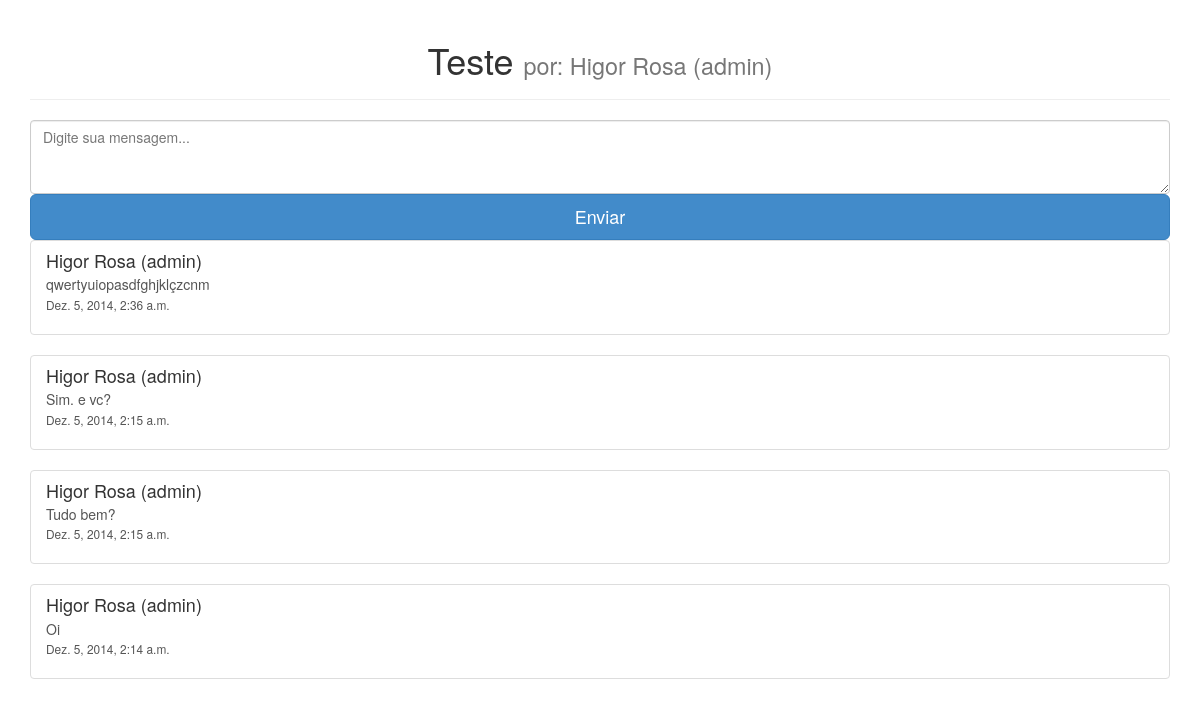
/topic/4 (signed in), run on the app's committed database.
### core/models.py (models this page shows, shortened)
class BaseModel(Model):
    is_active = BooleanField(default=True)
    creation_date = DateTimeField(auto_now_add=True, verbose_name=u"Data de criação")
    modification_date = DateTimeField(auto_now=True, verbose_name=u"Data de modificação")
    class Meta:
        abstract = True

class Topic(BaseModel):
    name = CharField(max_length=150, verbose_name=u"Nome")
    user = ForeignKey(User, verbose_name=u"Criador")
    latitude = FloatField(verbose_name=u"Latitude", default=0)
    longitude = FloatField(verbose_name=u"Longitude", default=0)
    class Meta:
        verbose_name = u"Tópico"
        verbose_name_plural = u"Tópicos"

class Post(BaseModel):
    topic = ForeignKey(Topic, related_name="posts", verbose_name=u"Tópico")
    user = ForeignKey(User, verbose_name=u"Criador")
    content = TextField(verbose_name=u"Texto")
    class Meta:
        verbose_name = u"Postagem"
        verbose_name_plural = u"Postagens"
        ordering = ["-id"]

### core/views.py (the view, shortened to what this page needs)
# urls.py: url(r'^topic/(?P<topic_id>\d+)', TopicView.as_view(), name='topic'),
class TopicView(View):
    def get(self, request, topic_id,  *args, **kwargs):
        page_template = "site/topic.html"
        page_data = {}
        try:
            user_coordinates = request.session["coordinates"]
        except:
            user_coordinates= None
        if user_coordinates:
            page_data["coordinates"] = {
                "latitude": str(request.session["coordinates"][0]).replace(',', '.'),
                "longitude": str(request.session["coordinates"][1]).replace(',', '.'),
                }
        topic = Topic.objects.get(id=topic_id)
        page_data['topic'] = topic
        return render_to_response(page_template, page_data, RequestContext(request))

### templates/site/topic.html (shortened to what this page needs)
{% extends "site/base.html" %}
{% block content %}
    <div class="container">
        <div class="page-header">
            <h1>{{ topic.name }} <small>por: {{ topic.user.first_name }} {{ topic.user.last_name }} ({{ topic.user.username }})</small></h1>
        </div>
        <form action="{% url "topic" topic.id %}" method="post">
            <textarea name="content" class="form-control" rows="3" placeholder="Digite sua mensagem..."></textarea>
            <button type="submit" class="btn btn-primary btn-lg btn-block">Enviar</button>
        </form>
        {% for post in topic.posts.all %}
            <div class="list-group">
                <a href="#" class="list-group-item">
                    <h4 class="list-group-item-heading">{{ post.user.first_name }} {{ post.user.last_name }} ({{ post.user.username }})</h4>
                    <p class="list-group-item-text">{{ post.content }}</p>
                    <p><small>{{ post.modification_date }}</small></p>
                </a>
            </div>
        {% endfor %}
    </div>
{% endblock %}

### ForumGeolocalizado/static/css/style.css (style rules this page uses)
h1 { text-align: center; }

### data on the page
Topic: name "Teste", user.first_name "Higor", user.last_name "Rosa", user.username "admin"
Post: user.first_name "Higor", user.last_name "Rosa", user.username "admin", content "qwertyuiopasdfghjklçzcnm", modification_date "Dez. 5, 2014, 2:36 a.m."
Post: user.first_name "Higor", user.last_name "Rosa", user.username "admin", content "Sim. e vc?", modification_date "Dez. 5, 2014, 2:15 a.m."
Post: user.first_name "Higor", user.last_name "Rosa", user.username "admin", content "Tudo bem?", modification_date "Dez. 5, 2014, 2:15 a.m."
Post: user.first_name "Higor", user.last_name "Rosa", user.username "admin", content "Oi", modification_date "Dez. 5, 2014, 2:14 a.m."
